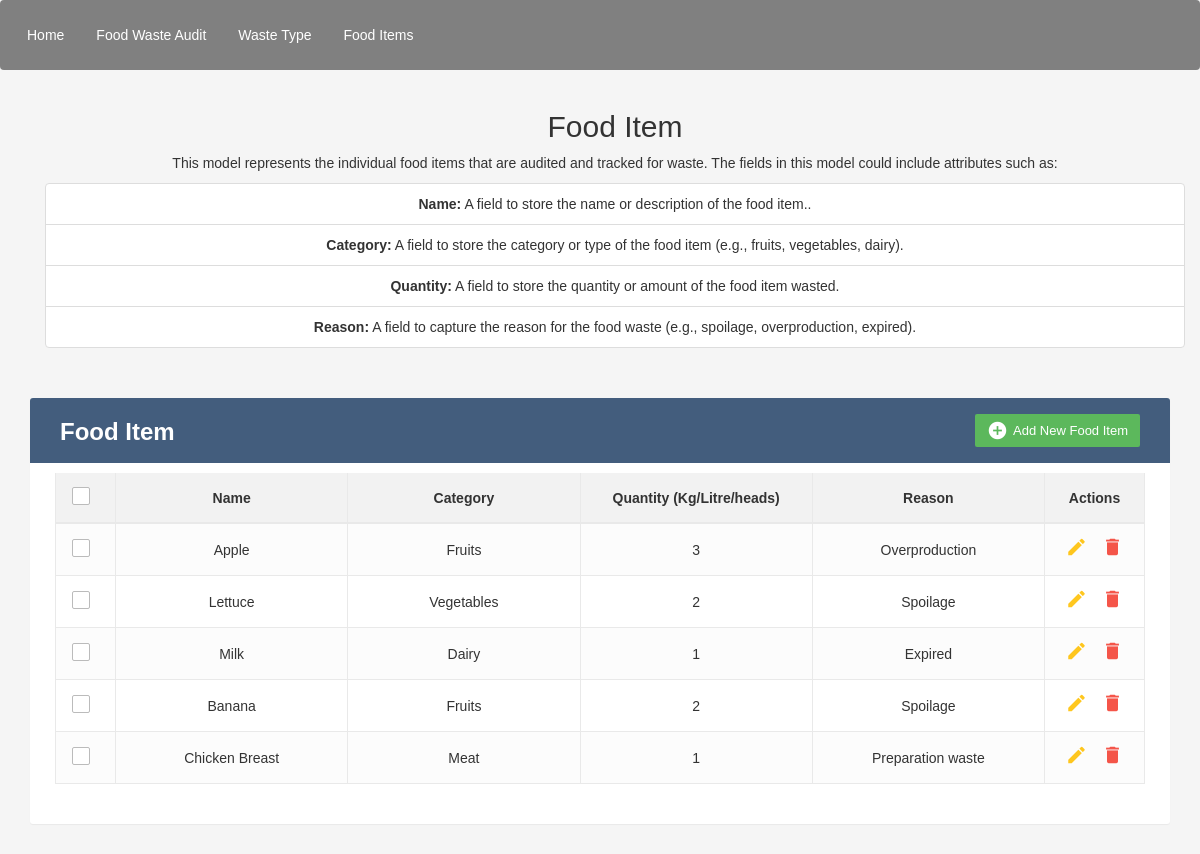
The page /food_item/ on the database its author committed.
### myapp/models.py (models this page shows, shortened)
class Food_Items(models.Model):
    name = models.CharField(max_length=200)
    category = models.TextField()
    quantity = models.TextField()
    reason = models.TextField()

### myapp/views.py (the view)
# urls.py: path('food_item/', views.food_item, name='food_item'),
def food_item(request):
    re = Food_Items.objects.all()
    context = {
        're' : re,
    }
    return render(request, 'food_item.html', context)

### myapp/templates/food_item.html (shortened to what this page needs)
{% load static %}
<!DOCTYPE html>
<html lang="en">
<head>
	<link rel="stylesheet" href="https://maxcdn.bootstrapcdn.com/font-awesome/4.7.0/css/font-awesome.min.css">
	<link rel="stylesheet" href="https://maxcdn.bootstrapcdn.com/bootstrap/3.3.7/css/bootstrap.min.css">
	<link rel="stylesheet" type="text/css" href="{% static 'style.css' %}">
<body>
	<nav class="navbar">
		<div class="navbar-left">
			<a href="{% url 'home' %}">Home</a>
			<a href="{% url 'Food_waste' %}">Food Waste Audit</a>
			<a href="{% url 'waste_type' %}">Waste Type</a>
			<a href="{% url 'food_item' %}">Food Items</a>
		</div>
	</nav>
	<div class="container">
		<div class="container text-center">
			<h2>Food Item</h2>
			<div class="card p-3">
				<p>
					This model represents the individual food items that are audited and tracked for waste. The fields
					in this model could include attributes such as:
				</p>
				<ul class="list-group list-group-flush">
					<li class="list-group-item">
						<strong>Name:</strong>
						<span>A field to store the name or description of the food item..</span>
					</li>
					<li class="list-group-item">
						<strong>Category:</strong>
						<span>A field to store the category or type of the food item (e.g., fruits, vegetables,
							dairy).</span>
					</li>
					<li class="list-group-item">
						<strong>Quantity:</strong>
						<span>A field to store the quantity or amount of the food item wasted.</span>
					</li>
					<li class="list-group-item">
						<strong>Reason:</strong>
						<span>A field to capture the reason for the food waste (e.g., spoilage, overproduction,
							expired).</span>
					</li>
				</ul>
			</div>
		</div>
		<div class="table-wrapper">
			<div class="table-title">
				<div class="row">
					<div class="col-sm-6">
						<h2><b>Food Item</b></h2>
					</div>
					<div class="col-sm-6">
						<a href="#addRecipeModal" class="btn btn-success" data-toggle="modal"><i
								class="material-icons">&#xE147;</i> <span>Add New Food Item</span></a>
					</div>
				</div>
			</div>
			<table class="table table-striped table-hover">
				<thead>
					<tr>
						<th>
							<span class="custom-checkbox">
								<label for="selectAll"></label>
							</span>
						</th>
						<th>Name</th>
						<th>Category</th>
						<th>Quantity (Kg/Litre/heads)</th>
						<th>Reason</th>
						<th>Actions</th>
					</tr>
				</thead>
				<tbody>
					{% for i in re %}
					<tr>
						<td>
							<span class="custom-checkbox">
								<label for="checkbox1"></label>
							</span>
						</td>
						<td>{{i.name}}</td>
						<td>{{i.category}}</td>
						<td>{{i.quantity}}</td>
						<td>{{i.reason}}</td>
						<td>
							<a href="#editRecipeModal-{{forloop.counter}}" class="edit" data-toggle="modal"><i
									class="material-icons" data-toggle="tooltip" title="Edit">&#xE254;</i></a>
							<a href="#deleteRecipeModal-{{forloop.counter}}" class="delete" data-toggle="modal"><i
									class="material-icons" data-toggle="tooltip" title="Delete">&#xE872;</i></a>
						</td>
					</tr>
					{% endfor %}
				</tbody>
			</table>
		</div>
</body>
</html>

### myapp/static/style.css (style rules this page uses)
body { font-family: Arial, sans-serif; background-color: #f5f5f5; color: #333; animation: fadein 1s ease-in-out; overflow-x: hidden; }
.navbar { background-color: gray; overflow: hidden; display: flex; justify-content: flex-start; padding: 10px; }
.navbar-left { display: flex; align-items: center; }
.navbar a { color: white; text-align: center; padding: 14px 16px; text-decoration: none; }
table { border-collapse: collapse; width: 100%; table-layout: fixed; }
th, td { border: 1px solid #ddd; padding: 8px; text-align: center; }
th { background-color: #f2f2f2; font-weight: bold; }
.table-wrapper { background: #fff; padding: 20px 25px; margin: 30px 0; border-radius: 3px; box-shadow: 0 1px 1px rgba(0, 0, 0, .05); }
.table-title { padding-bottom: 15px; background: #435d7d; color: #fff; padding: 16px 30px; margin: -20px -25px 10px; border-radius: 3px 3px 0 0; }
.table-title h2 { margin: 5px 0 0; font-size: 24px; }
.table-title .btn { color: #fff; float: right; font-size: 13px; border: none; min-width: 50px; border-radius: 2px; border: none; outline: none !important; margin-left: 10px; }
.table-title .btn i { float: left; font-size: 21px; margin-right: 5px; }
.table-title .btn span { float: left; margin-top: 2px; }
table.table tr th, table.table tr td { border-color: #e9e9e9; padding: 12px 15px; vertical-align: middle; }
table.table tr th:first-child { width: 60px; }
table.table tr th:last-child { width: 100px; }
table.table-striped tbody tr:nth-of-type(odd) { background-color: #fcfcfc; }
table.table td:last-child i { opacity: 0.9; font-size: 22px; margin: 0 5px; }
table.table td a { font-weight: bold; color: #566787; display: inline-block; text-decoration: none; outline: none !important; }
table.table td a.edit { color: #FFC107; }
table.table td a.delete { color: #F44336; }
table.table td i { font-size: 19px; }
.custom-checkbox { position: relative; }
.custom-checkbox label:before { width: 18px; height: 18px; }
.custom-checkbox label:before { content: ''; margin-right: 10px; display: inline-block; vertical-align: text-top; background: white; border: 1px solid #bbb; border-radius: 2px; box-sizing: border-box; z-index: 2; }

### rows shown on the page
Food_Items: name "Apple", category "Fruits", quantity "3", reason "Overproduction"
Food_Items: name "Lettuce", category "Vegetables", quantity "2", reason "Spoilage"
Food_Items: name "Milk", category "Dairy", quantity "1", reason "Expired"
Food_Items: name "Banana", category "Fruits", quantity "2", reason "Spoilage"
Food_Items: name "Chicken Breast", category "Meat", quantity "1", reason "Preparation waste"
